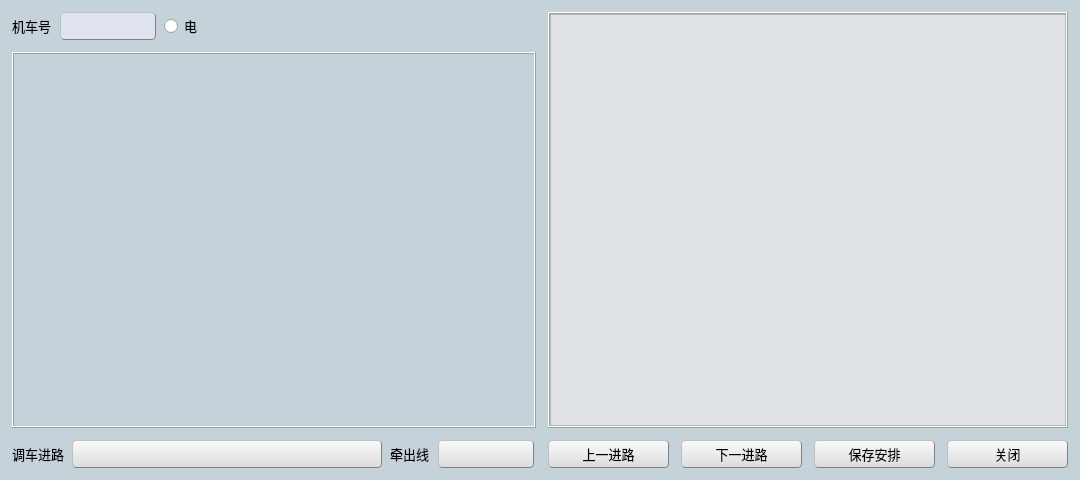
<?xml version="1.0" encoding="UTF-8"?>
<ui version="4.0">
 <class>RoutePreviewWnd</class>
 <widget class="QWidget" name="RoutePreviewWnd">
  <property name="geometry">
   <rect>
    <x>0</x>
    <y>0</y>
    <width>1080</width>
    <height>480</height>
   </rect>
  </property>
  <property name="minimumSize">
   <size>
    <width>1080</width>
    <height>480</height>
   </size>
  </property>
  <property name="maximumSize">
   <size>
    <width>1080</width>
    <height>480</height>
   </size>
  </property>
  <property name="palette">
   <palette>
    <active>
     <colorrole role="Base">
      <brush brushstyle="SolidPattern">
       <color alpha="255">
        <red>222</red>
        <green>226</green>
        <blue>229</blue>
       </color>
      </brush>
     </colorrole>
     <colorrole role="Window">
      <brush brushstyle="SolidPattern">
       <color alpha="255">
        <red>198</red>
        <green>210</green>
        <blue>218</blue>
       </color>
      </brush>
     </colorrole>
    </active>
    <inactive>
     <colorrole role="Base">
      <brush brushstyle="SolidPattern">
       <color alpha="255">
        <red>222</red>
        <green>226</green>
        <blue>229</blue>
       </color>
      </brush>
     </colorrole>
     <colorrole role="Window">
      <brush brushstyle="SolidPattern">
       <color alpha="255">
        <red>198</red>
        <green>210</green>
        <blue>218</blue>
       </color>
      </brush>
     </colorrole>
    </inactive>
    <disabled>
     <colorrole role="Base">
      <brush brushstyle="SolidPattern">
       <color alpha="255">
        <red>198</red>
        <green>210</green>
        <blue>218</blue>
       </color>
      </brush>
     </colorrole>
     <colorrole role="Window">
      <brush brushstyle="SolidPattern">
       <color alpha="255">
        <red>198</red>
        <green>210</green>
        <blue>218</blue>
       </color>
      </brush>
     </colorrole>
    </disabled>
   </palette>
  </property>
  <property name="windowTitle">
   <string>Form</string>
  </property>
  <property name="styleSheet">
   <string notr="true">QPushButton
{
	background-color: rgb(240, 240, 240);
	border:1px groove gray;
	border-radius:4px;
	padding:2px 4px;
	border-style:outset;
	background-color: qlineargradient(spread:pad, x1:0, y1:1, x2:0, y2:0, stop:0 rgba(220, 220, 220, 255), stop:1 rgba(250, 250, 250, 255));
}

QPushButton:hover
{
	background-color: rgb(229, 241, 251);
	color:black
}
QPushButton:pressed
{
	background-color: rgb(204, 228, 247);
	border-style:inset
}
</string>
  </property>
  <layout class="QHBoxLayout" name="horizontalLayout_2">
   <property name="spacing">
    <number>12</number>
   </property>
   <property name="leftMargin">
    <number>12</number>
   </property>
   <property name="topMargin">
    <number>12</number>
   </property>
   <property name="rightMargin">
    <number>12</number>
   </property>
   <property name="bottomMargin">
    <number>12</number>
   </property>
   <item>
    <layout class="QVBoxLayout" name="verticalLayout">
     <property name="spacing">
      <number>12</number>
     </property>
     <item>
      <layout class="QHBoxLayout" name="horizontalLayout">
       <property name="spacing">
        <number>8</number>
       </property>
       <item>
        <widget class="QLabel" name="label">
         <property name="minimumSize">
          <size>
           <width>40</width>
           <height>28</height>
          </size>
         </property>
         <property name="maximumSize">
          <size>
           <width>40</width>
           <height>28</height>
          </size>
         </property>
         <property name="font">
          <font>
           <family>微软雅黑</family>
           <pointsize>10</pointsize>
          </font>
         </property>
         <property name="text">
          <string>机车号</string>
         </property>
        </widget>
       </item>
       <item>
        <widget class="QLineEdit" name="lineEdit">
         <property name="minimumSize">
          <size>
           <width>96</width>
           <height>28</height>
          </size>
         </property>
         <property name="maximumSize">
          <size>
           <width>96</width>
           <height>28</height>
          </size>
         </property>
         <property name="font">
          <font>
           <family>微软雅黑</family>
           <pointsize>10</pointsize>
          </font>
         </property>
         <property name="styleSheet">
          <string notr="true">border-style: outset; 
border-width: 1px; 
border-color: gray;
background-color: rgb(223, 227, 237);
border-radius:4px;
padding:1px 1px;
color:rgb(102, 102, 102);</string>
         </property>
         <property name="frame">
          <bool>true</bool>
         </property>
         <property name="clearButtonEnabled">
          <bool>false</bool>
         </property>
        </widget>
       </item>
       <item>
        <widget class="QRadioButton" name="radioButton">
         <property name="minimumSize">
          <size>
           <width>0</width>
           <height>28</height>
          </size>
         </property>
         <property name="maximumSize">
          <size>
           <width>16777215</width>
           <height>28</height>
          </size>
         </property>
         <property name="font">
          <font>
           <family>微软雅黑</family>
           <pointsize>10</pointsize>
          </font>
         </property>
         <property name="text">
          <string>电</string>
         </property>
        </widget>
       </item>
       <item>
        <widget class="QLabel" name="label_5">
         <property name="minimumSize">
          <size>
           <width>0</width>
           <height>28</height>
          </size>
         </property>
         <property name="maximumSize">
          <size>
           <width>16777215</width>
           <height>28</height>
          </size>
         </property>
         <property name="text">
          <string/>
         </property>
        </widget>
       </item>
      </layout>
     </item>
     <item>
      <widget class="QFrame" name="frame_2">
       <property name="frameShape">
        <enum>QFrame::Box</enum>
       </property>
       <property name="frameShadow">
        <enum>QFrame::Raised</enum>
       </property>
       <layout class="QVBoxLayout" name="verticalLayout_2">
        <property name="spacing">
         <number>0</number>
        </property>
        <property name="leftMargin">
         <number>0</number>
        </property>
        <property name="topMargin">
         <number>0</number>
        </property>
        <property name="rightMargin">
         <number>0</number>
        </property>
        <property name="bottomMargin">
         <number>0</number>
        </property>
        <item>
         <widget class="QLabel" name="label_2">
          <property name="minimumSize">
           <size>
            <width>520</width>
            <height>366</height>
           </size>
          </property>
          <property name="maximumSize">
           <size>
            <width>520</width>
            <height>366</height>
           </size>
          </property>
          <property name="font">
           <font>
            <family>微软雅黑</family>
            <pointsize>10</pointsize>
           </font>
          </property>
          <property name="text">
           <string/>
          </property>
         </widget>
        </item>
       </layout>
      </widget>
     </item>
     <item>
      <layout class="QHBoxLayout" name="horizontalLayout_5">
       <property name="spacing">
        <number>8</number>
       </property>
       <item>
        <widget class="QLabel" name="label_3">
         <property name="minimumSize">
          <size>
           <width>52</width>
           <height>28</height>
          </size>
         </property>
         <property name="maximumSize">
          <size>
           <width>52</width>
           <height>28</height>
          </size>
         </property>
         <property name="font">
          <font>
           <family>微软雅黑</family>
           <pointsize>10</pointsize>
          </font>
         </property>
         <property name="text">
          <string>调车进路</string>
         </property>
        </widget>
       </item>
       <item>
        <widget class="QPushButton" name="pushButton">
         <property name="minimumSize">
          <size>
           <width>310</width>
           <height>28</height>
          </size>
         </property>
         <property name="maximumSize">
          <size>
           <width>310</width>
           <height>28</height>
          </size>
         </property>
         <property name="font">
          <font>
           <family>微软雅黑</family>
           <pointsize>10</pointsize>
          </font>
         </property>
         <property name="styleSheet">
          <string notr="true">text-align:left</string>
         </property>
         <property name="text">
          <string/>
         </property>
        </widget>
       </item>
       <item>
        <widget class="QLabel" name="label_4">
         <property name="minimumSize">
          <size>
           <width>40</width>
           <height>28</height>
          </size>
         </property>
         <property name="maximumSize">
          <size>
           <width>40</width>
           <height>28</height>
          </size>
         </property>
         <property name="font">
          <font>
           <family>微软雅黑</family>
           <pointsize>10</pointsize>
          </font>
         </property>
         <property name="text">
          <string>牵出线</string>
         </property>
        </widget>
       </item>
       <item>
        <widget class="QPushButton" name="pushButton_2">
         <property name="minimumSize">
          <size>
           <width>96</width>
           <height>28</height>
          </size>
         </property>
         <property name="maximumSize">
          <size>
           <width>96</width>
           <height>28</height>
          </size>
         </property>
         <property name="font">
          <font>
           <family>微软雅黑</family>
           <pointsize>10</pointsize>
          </font>
         </property>
         <property name="styleSheet">
          <string notr="true">text-align:left</string>
         </property>
         <property name="text">
          <string/>
         </property>
        </widget>
       </item>
      </layout>
     </item>
    </layout>
   </item>
   <item>
    <layout class="QVBoxLayout" name="verticalLayout_4">
     <property name="spacing">
      <number>12</number>
     </property>
     <property name="leftMargin">
      <number>0</number>
     </property>
     <property name="topMargin">
      <number>0</number>
     </property>
     <property name="rightMargin">
      <number>0</number>
     </property>
     <property name="bottomMargin">
      <number>0</number>
     </property>
     <item>
      <widget class="QFrame" name="frame">
       <property name="frameShape">
        <enum>QFrame::Box</enum>
       </property>
       <property name="frameShadow">
        <enum>QFrame::Raised</enum>
       </property>
       <layout class="QVBoxLayout" name="verticalLayout_3">
        <property name="spacing">
         <number>12</number>
        </property>
        <property name="leftMargin">
         <number>0</number>
        </property>
        <property name="topMargin">
         <number>0</number>
        </property>
        <property name="rightMargin">
         <number>0</number>
        </property>
        <property name="bottomMargin">
         <number>0</number>
        </property>
        <item>
         <widget class="RoutePreviewTable" name="tableView">
          <property name="palette">
           <palette>
            <active>
             <colorrole role="Base">
              <brush brushstyle="SolidPattern">
               <color alpha="255">
                <red>222</red>
                <green>226</green>
                <blue>229</blue>
               </color>
              </brush>
             </colorrole>
            </active>
            <inactive>
             <colorrole role="Base">
              <brush brushstyle="SolidPattern">
               <color alpha="255">
                <red>222</red>
                <green>226</green>
                <blue>229</blue>
               </color>
              </brush>
             </colorrole>
            </inactive>
            <disabled>
             <colorrole role="Base">
              <brush brushstyle="SolidPattern">
               <color alpha="255">
                <red>240</red>
                <green>240</green>
                <blue>240</blue>
               </color>
              </brush>
             </colorrole>
            </disabled>
           </palette>
          </property>
          <property name="font">
           <font>
            <family>微软雅黑</family>
            <pointsize>10</pointsize>
           </font>
          </property>
         </widget>
        </item>
       </layout>
      </widget>
     </item>
     <item>
      <layout class="QHBoxLayout" name="horizontalLayout_3">
       <item>
        <widget class="QPushButton" name="pushButton_3">
         <property name="minimumSize">
          <size>
           <width>0</width>
           <height>28</height>
          </size>
         </property>
         <property name="maximumSize">
          <size>
           <width>16777215</width>
           <height>28</height>
          </size>
         </property>
         <property name="font">
          <font>
           <family>微软雅黑</family>
           <pointsize>10</pointsize>
          </font>
         </property>
         <property name="text">
          <string>上一进路</string>
         </property>
        </widget>
       </item>
       <item>
        <widget class="QPushButton" name="pushButton_4">
         <property name="minimumSize">
          <size>
           <width>0</width>
           <height>28</height>
          </size>
         </property>
         <property name="maximumSize">
          <size>
           <width>16777215</width>
           <height>28</height>
          </size>
         </property>
         <property name="font">
          <font>
           <family>微软雅黑</family>
           <pointsize>10</pointsize>
          </font>
         </property>
         <property name="text">
          <string>下一进路</string>
         </property>
        </widget>
       </item>
       <item>
        <widget class="QPushButton" name="pushButton_5">
         <property name="minimumSize">
          <size>
           <width>0</width>
           <height>28</height>
          </size>
         </property>
         <property name="maximumSize">
          <size>
           <width>16777215</width>
           <height>28</height>
          </size>
         </property>
         <property name="font">
          <font>
           <family>微软雅黑</family>
           <pointsize>10</pointsize>
          </font>
         </property>
         <property name="text">
          <string>保存安排</string>
         </property>
        </widget>
       </item>
       <item>
        <widget class="QPushButton" name="pushButton_6">
         <property name="minimumSize">
          <size>
           <width>0</width>
           <height>28</height>
          </size>
         </property>
         <property name="maximumSize">
          <size>
           <width>16777215</width>
           <height>28</height>
          </size>
         </property>
         <property name="font">
          <font>
           <family>微软雅黑</family>
           <pointsize>10</pointsize>
          </font>
         </property>
         <property name="text">
          <string>关闭</string>
         </property>
        </widget>
       </item>
      </layout>
     </item>
    </layout>
   </item>
  </layout>
 </widget>
 <customwidgets>
  <customwidget>
   <class>RoutePreviewTable</class>
   <extends>QTableView</extends>
   <header>routepreviewtable.h</header>
  </customwidget>
 </customwidgets>
 <resources/>
 <connections/>
</ui>
